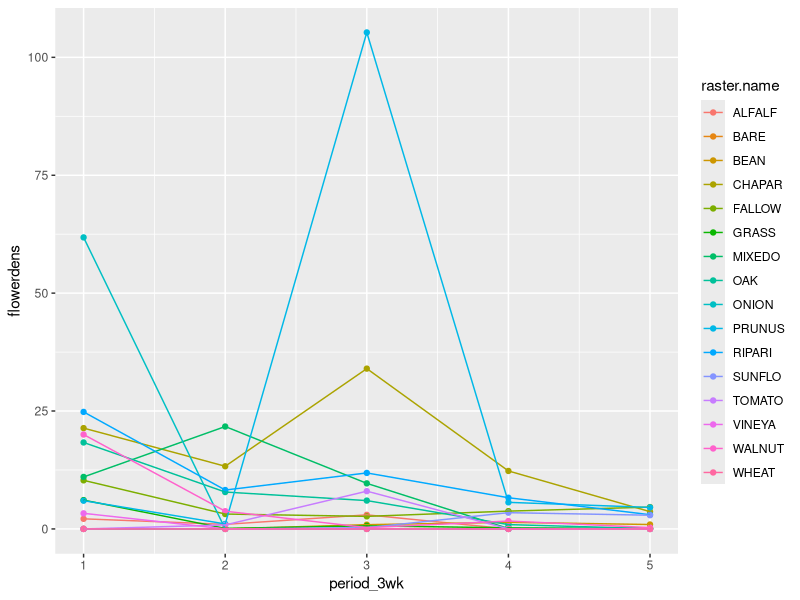
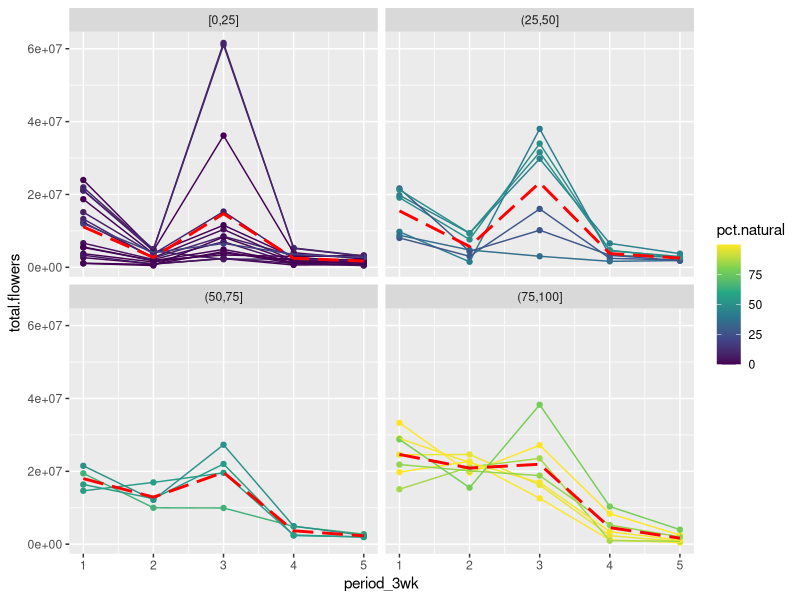
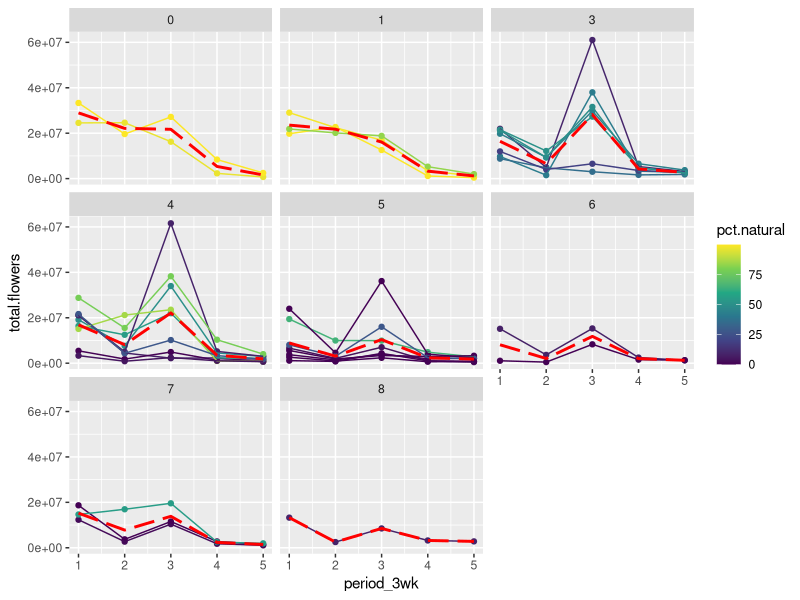
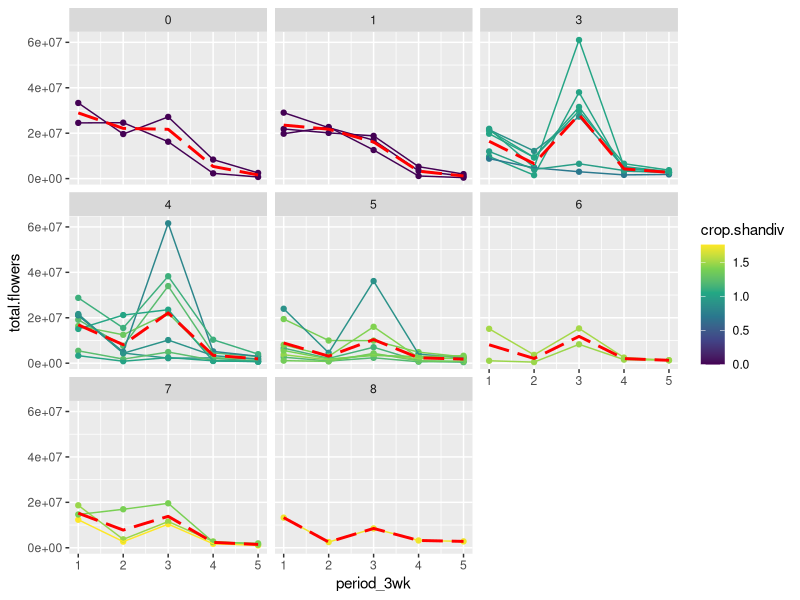
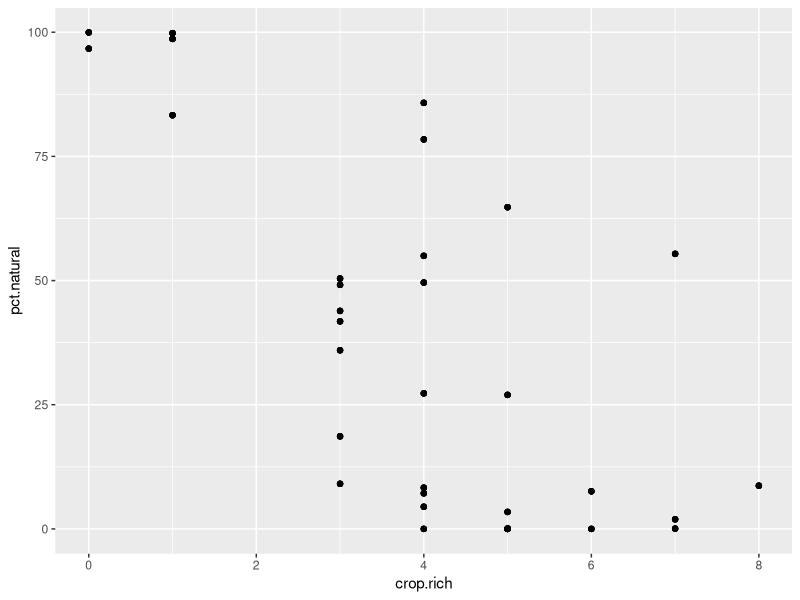
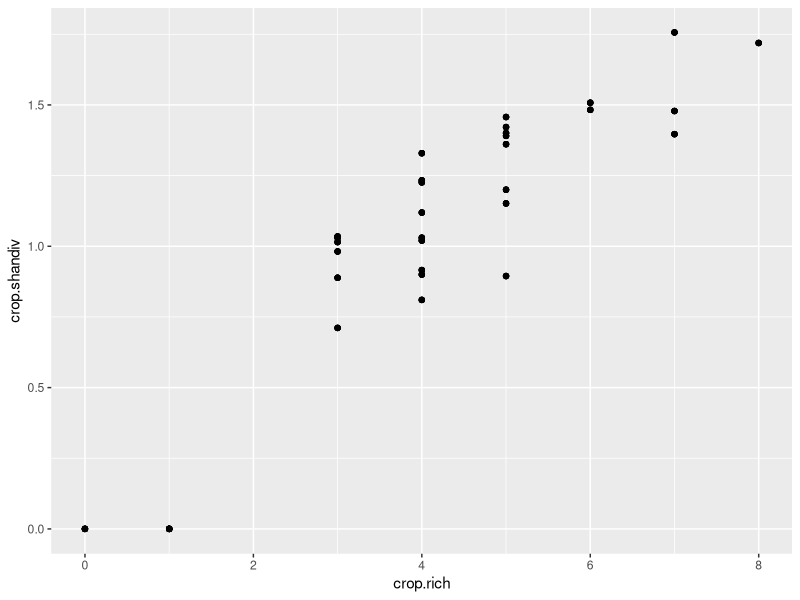
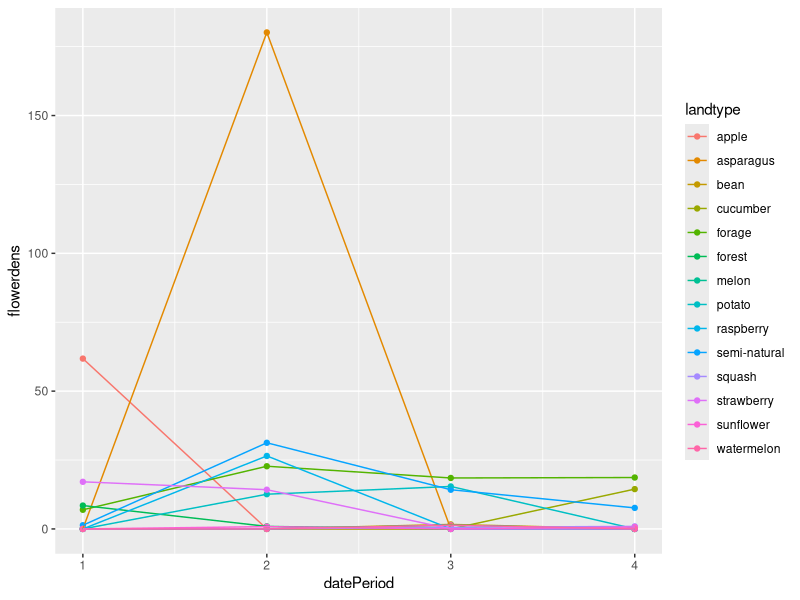
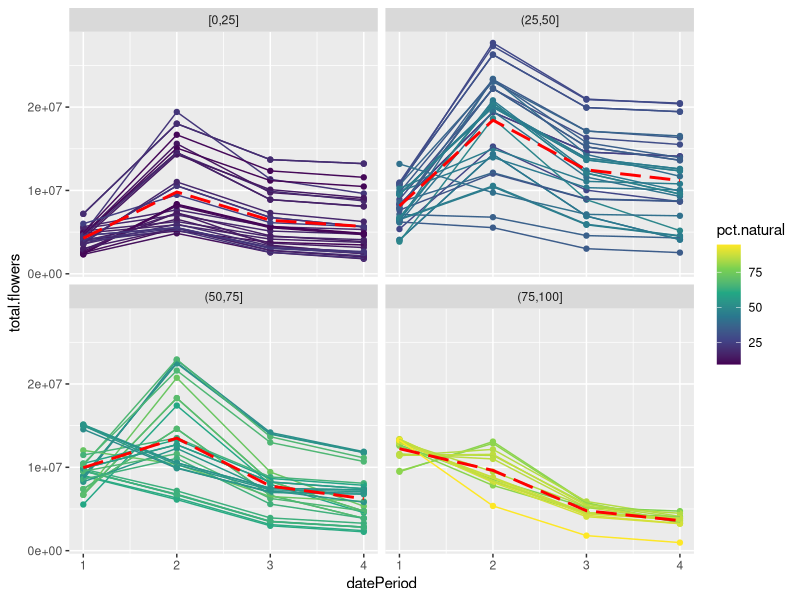

These charts were generated, in order, by the following R code: (Note: this script raises an error after producing the figures.)
## ---- chunk 1
library(tidyverse)

flowerbuf.gf <- read.csv("data/flowerbuf_gf2021.csv")
flowerbuf.hw <- read.csv("data/flowerbuf_hw2025.csv")
lc.iv <- read.csv("data/lcareas_iverson.csv")

flr.gf <- read.csv("data/florlc_gf2021.csv")
flr.hw <- read.csv("data/florlc_hw2025.csv")

lcflr.gf <- read.csv("data/flowerdens_gf2021_v2.csv")
lcflr.iv <- read.csv("data/flowerdens_iverson.csv")
lcflr.hw <- read.csv("data/flowerdens_hw2025_v2.csv")

key.iv <- read.csv("data-raw/Iversonetal/iverson_landcover_codes.csv")
lckey.hw <- read.csv("data/spatial/hw2025_lc_key.csv")

## ---- chunk 2

ggplot(lcflr.hw, aes(period_3wk, flowerdens, color = raster.name)) +
  geom_point() + geom_line()

## ---- chunk 3

buf.hw <- flowerbuf.hw |> filter(buffer == 750)

croparea.hw <- buf.hw |>
  group_by(period_3wk, SITE, landcover.4cat) |>
  summarize(area = sum(area), total.flowers = sum(total.flowers), .groups = "drop") |>
  pivot_wider(id_cols = c(period_3wk, SITE), 
              names_from = landcover.4cat, values_from = c(area, total.flowers)) |>
  mutate(
    total.flowers = total.flowers_crop + total.flowers_natural,
    total.area = area_crop + area_natural,
    pct.natural = 100*area_natural/(750*750*pi),
    pct.nat.intv = cut_width(pct.natural, width = 25, boundary = 0)
  )

croparea.hw.mn <- croparea.hw |> group_by(period_3wk, pct.nat.intv) |>
  summarize(total.flowers = mean(total.flowers), .groups = "drop")

ggplot(croparea.hw, aes(period_3wk, total.flowers)) +
  geom_point(aes(group = SITE, color = pct.natural)) + geom_line(aes(group = SITE, color = pct.natural)) + 
  geom_line(data = croparea.hw.mn, color = "red", lwd = 1, lty = 5) +
  scale_color_viridis_c(option = "viridis") + facet_wrap(~pct.nat.intv)

## ---- chunk 4

croprich.hw <- buf.hw |> rowwise() |>
  mutate(crop = landcover.4cat=="crop" & area > 0) |>
  group_by(period_3wk, SITE) |>
  summarize(total.flowers = sum(total.flowers), crop.rich = sum(crop), 
            .groups = "drop")

croparearich.hw <- croparea.hw |> select(period_3wk, SITE, area_crop, area_natural, pct.natural, total.flowers) |>
  left_join(croprich.hw |> select(period_3wk, SITE, crop.rich), by = c("period_3wk", "SITE"))

croparearich.hw.mn <- croparearich.hw |> group_by(period_3wk, crop.rich) |>
  summarize(total.flowers = mean(total.flowers), .groups = "drop")

ggplot(croparearich.hw, aes(period_3wk, total.flowers)) + 
  geom_point(aes(group = SITE, color = pct.natural)) + geom_line(aes(group = SITE, color = pct.natural)) + 
  geom_line(data = croparearich.hw.mn, color = "red", lwd = 1, lty = 5) +
  facet_wrap(~crop.rich) + scale_color_viridis_c(option = "viridis")
## ---- chunk 5

cropdiv.hw <- croparea.hw |> select(SITE, area_crop) |> distinct() |>
  right_join(buf.hw, by = "SITE") |> filter(landcover.4cat == "crop") |> 
  mutate(P_i = area/area_crop, P_i2 = P_i * log(P_i)) |>
  group_by(period_3wk, SITE) |>
  summarize(crop.shandiv = - sum(P_i2, na.rm = TRUE), .groups = "drop") |>
  right_join(croparearich.hw, by = c("period_3wk", "SITE"))

ggplot(cropdiv.hw, aes(period_3wk, total.flowers)) + 
  geom_point(aes(group = SITE, color = crop.shandiv)) + geom_line(aes(group = SITE, color = crop.shandiv)) +
  geom_line(data = croparearich.hw.mn, color = "red", lwd = 1, lty = 5) + facet_wrap(~crop.rich) +
  scale_color_viridis_c(option = "viridis")

## ---- chunk 6

ggplot(croparearich.hw, aes(crop.rich, pct.natural)) + geom_point()

## ---- chunk 7

ggplot(cropdiv.hw, aes(crop.rich, crop.shandiv)) + geom_point()

## ---- chunk 8

ggplot(lcflr.gf,
       aes(datePeriod, flowerdens, color = landtype)) + geom_point() + geom_line()

## ---- chunk 9

buf.gf <- flowerbuf.gf |> filter(buffer == 750)

croparea.gf <- buf.gf |>
  group_by(datePeriod, transect, crop) |>
  summarize(area = sum(area), total.flowers = sum(total.flowers), .groups = "drop") |>
  pivot_wider(id_cols = c(datePeriod, transect), 
              names_from = crop, values_from = c(area, total.flowers)) |>
  mutate(
    total.flowers = total.flowers_crop + total.flowers_natural,
    total.area = area_crop + area_natural,
    pct.natural = 100*area_natural/(750*750*pi),
    pct.nat.intv = cut_width(pct.natural, width = 25, boundary = 0)
  )

croparea.gf.mn <- croparea.gf |> group_by(datePeriod, pct.nat.intv) |>
  summarize(total.flowers = mean(total.flowers), .groups = "drop")

ggplot(croparea.gf, aes(datePeriod, total.flowers)) +
  geom_point(aes(group = transect, color = pct.natural)) + geom_line(aes(group = transect, color = pct.natural)) + 
  geom_line(data = croparea.gf.mn, color = "red", lwd = 1, lty = 5) +
  scale_color_viridis_c(option = "viridis") + facet_wrap(~pct.nat.intv)


## ---- chunk 10

croprich.gf <- buf.gf |> rowwise() |>
  mutate(crop = crop=="crop" & area > 0) |>
  group_by(datePeriod, transect) |>
  summarize(total.flowers = sum(total.flowers), crop.rich = sum(crop), 
            .groups = "drop")

croparearich.gf <- croparea.gf |> select(datePeriod, transect, area_crop, area_natural, pct.natural, total.flowers) |>
  left_join(croprich.gf |> select(datePeriod, transect, crop.rich), by = c("datePeriod", "transect"))

croparearich.gf.mn <- croparearich.gf |> group_by(datePeriod, crop.rich) |>
  summarize(total.flowers = mean(total.flowers), .groups = "drop")

ggplot(croparearich.gf, aes(datePeriod, total.flowers)) + 
  geom_point(aes(group = transect, color = pct.natural)) + geom_line(aes(group = transect, color = pct.natural)) + 
  geom_line(data = croparearich.gf.mn, color = "red", lwd = 1, lty = 5) +
  facet_wrap(~crop.rich) + scale_color_viridis_c(option = "viridis")

## ---- chunk 11

cropdiv.gf <- croparea.gf |> select(transect, area_crop) |> distinct() |>
  right_join(buf.gf, by = "transect") |> filter(crop == "crop") |> 
  mutate(P_i = area/area_crop, P_i2 = P_i * log(P_i)) |>
  group_by(datePeriod, transect) |>
  summarize(crop.shandiv = - sum(P_i2, na.rm = TRUE), .groups = "drop") |>
  right_join(croparearich.gf, by = c("datePeriod", "transect"))

ggplot(cropdiv.gf, aes(datePeriod, total.flowers)) + 
  geom_point(aes(group = transect, color = crop.shandiv)) + geom_line(aes(group = transect, color = crop.shandiv)) + 
  geom_line(data = croparearich.gf.mn, color = "red", lwd = 1, lty = 5) +
  facet_wrap(~crop.rich) + scale_color_viridis_c(option = "viridis")

## ---- chunk 12

ggplot(croparearich.gf |> 
         separate_wider_delim(transect, delim = ".", names = c("site"), too_many = "drop", cols_remove = FALSE),
       aes(crop.rich, pct.natural, color = site)) + geom_point()

## ---- chunk 13

ggplot(cropdiv.gf |> 
         separate_wider_delim(transect, delim = ".", names = c("site"), too_many = "drop", cols_remove = FALSE),
       aes(crop.rich, crop.shandiv, color = site)) + geom_point()

## ---- chunk 14
#| fig-cap: Flowering curves from Iverson data. Solid vertical lines show extent used for calculating coefficient of variation for entire season; black dotted lines show sampled time points across the full range; orange dashed lines show the truncated points of sampling.
#| fig-width: 6
#| fig-height: 2.5

# ggplot(lcflr.iv |> 
#          pivot_longer(d1:d365, names_to = "julianDay", values_to = "flowers_per_m2") |>
#          mutate(julianDay = as.numeric(gsub("d","",julianDay))),
#        aes(julianDay, flowers_per_m2,
#            group = Floral_resources_landcover, 
#            color = Floral_resources_landcover)) + geom_line() +
#   theme(legend.position = "bottom", 
#         legend.title=element_blank())

ggplot(lcflr.iv |> 
         pivot_longer(d1:d365, names_to = "julianDay", 
                      values_to = "flowers_per_m2") |>
         mutate(julianDay = as.numeric(gsub("d","",julianDay))) |> 
  mutate(date = as.Date(julianDay, origin=as.Date("2015-12-31"))),
       aes(date, flowers_per_m2,
           group = Floral_resources_landcover, 
           color = Floral_resources_landcover)) + geom_line() +
  geom_vline(xintercept = as.Date(c("2016-03-01","2016-09-30"))) +
  geom_vline(xintercept = 
               as.Date(c("2016-04-15","2016-05-15","2016-06-15","2016-07-15","2016-08-15")),
             linetype=5) +
  theme(legend.position = "none")

## ---- chunk 15

buf.iv <- lc.iv |> filter(buffer == "buf750") |>
  pivot_longer(cols = Alfalfa:Plums,
               names_to = "Floral_resources_landcover",
               values_to = "area") |> 
  mutate(Floral_resources_landcover = 
           replace_values(Floral_resources_landcover,
                          "Urban.tree" ~ "Urban tree")) |>
  left_join(lcflr.iv, by = "Floral_resources_landcover") |>
  filter(!is.na(area)) |> 
  pivot_longer(d1:d365, names_to = "julianDay", values_to = "flowers_m2") |>
  mutate(
    total.flowers = area * flowers_m2,
    julianDay = as.numeric(gsub("d","",julianDay))
    ) |> 
  mutate(date = as.Date(julianDay, origin=as.Date("2015-12-31"))) |>
  filter(date >= "2016-03-01" & date <= "2016-09-30")


croparea.iv <- buf.iv |>
  group_by(site, Group, date) |>
  summarize(area = sum(area), total.flowers = sum(total.flowers), .groups = "drop") |>
  pivot_wider(id_cols = c(date, site), 
              names_from = Group, values_from = c(area, total.flowers)) |>
  mutate(
    total.flowers = rowSums(across(total.flowers_Agriculture:total.flowers_Wetland)),
    total.area = rowSums(across(area_Agriculture:area_Wetland)),
    area_natural = area_Forest + area_Wetland + area_Succesional + area_Ditch,
    pct.natural = 100*area_natural/(750*750*pi),
    pct.nat.intv = cut_width(pct.natural, width = 25, boundary = 0)
  )

croparea.iv.sum <- croparea.iv |> select(site, pct.natural, pct.nat.intv) |> distinct()

croparea.iv.mn <- croparea.iv |> group_by(date, pct.nat.intv) |>
  summarize(total.flowers = mean(total.flowers), .groups = "drop")

ggplot(croparea.iv, aes(date, total.flowers)) +
  geom_line(aes(group = site, color = pct.natural)) + 
  geom_line(data = croparea.iv.mn, mapping = aes(date, total.flowers), color = "red", lwd = 1) +
  scale_color_viridis_c(option = "viridis") + facet_wrap(~pct.nat.intv)


## ---- chunk 16

croprich.iv <- buf.iv |> rowwise() |>
  mutate(crop = Group=="Agriculture" & area > 0) |>
  group_by(date, site) |>
  summarize(total.flowers = sum(total.flowers), crop.rich = sum(crop), .groups = "drop")

croparearich.iv <- croparea.iv |> select(date, site, area_Agriculture, area_natural, pct.natural, total.flowers) |>
  rename(area_crop = area_Agriculture) |>
  left_join(croprich.iv |> select(date, site, crop.rich), by = c("date", "site"))

croparearich.iv.mn <- croparearich.iv |> group_by(date, crop.rich) |>
  summarize(total.flowers = mean(total.flowers), .groups = "drop")

ggplot(croparearich.iv, aes(date, total.flowers)) + 
  geom_line(aes(group = site, color = pct.natural)) +
  geom_line(data = croparearich.iv.mn, mapping = aes(date, total.flowers), color = "red", lwd = 0.5, lty = 5) +
  facet_wrap(~crop.rich) + scale_color_viridis_c(option = "viridis")

## ---- chunk 17

cropdiv.iv <- croparea.iv |> select(site, area_Agriculture) |> distinct() |>
  right_join(buf.iv, by = "site") |> filter(Group == "Agriculture") |> 
  mutate(P_i = area/area_Agriculture, P_i2 = P_i * log(P_i)) |>
  group_by(date, site) |>
  summarize(crop.shandiv = - sum(P_i2, na.rm = TRUE), .groups = "drop") |>
  right_join(croparearich.iv, by = c("date", "site"))

ggplot(cropdiv.iv, aes(date, total.flowers)) + 
  geom_line(aes(group = site, color = crop.shandiv)) +
  geom_line(data = croparearich.iv.mn, mapping = aes(date, total.flowers), color = "red", lwd = 0.5, lty = 5) +
  facet_wrap(~crop.rich) + scale_color_viridis_c(option = "viridis")

## ---- chunk 18

buf.iv_5 <-lc.iv |> filter(buffer == "buf750") |>
  pivot_longer(cols = Alfalfa:Plums,
               names_to = "Floral_resources_landcover",
               values_to = "area") |> 
  mutate(Floral_resources_landcover = 
           replace_values(Floral_resources_landcover,
                          "Urban.tree" ~ "Urban tree")) |>
  left_join(lcflr.iv, by = "Floral_resources_landcover") |>
  filter(!is.na(area)) |> 
  pivot_longer(d1:d365, names_to = "julianDay", values_to = "flowers_m2") |>
  mutate(
    total.flowers = area * flowers_m2,
    julianDay = as.numeric(gsub("d","",julianDay))
    ) |> 
  mutate(date = as.Date(julianDay, origin=as.Date("2015-12-31"))) |>
  filter(date %in% c("2016-04-15","2016-05-15","2016-06-15","2016-07-15","2016-08-15"))


croparea.iv_5 <- buf.iv_5 |>
  group_by(site, Group, date) |>
  summarize(area = sum(area), total.flowers = sum(total.flowers), .groups = "drop") |>
  pivot_wider(id_cols = c(date, site), 
              names_from = Group, values_from = c(area, total.flowers)) |>
  mutate(
    total.flowers = rowSums(across(total.flowers_Agriculture:total.flowers_Wetland)),
    total.area = rowSums(across(area_Agriculture:area_Wetland)),
    area_natural = area_Forest + area_Wetland + area_Succesional,
    pct.natural = 100*area_natural/(750*750*pi),
    pct.nat.intv = cut_width(pct.natural, width = 25, boundary = 0)
  )

croparea.iv_5.sum <- croparea.iv_5 |> select(site, pct.natural, pct.nat.intv) |> distinct()

croparea.iv_5.mn <- croparea.iv_5 |> group_by(date, pct.nat.intv) |>
  summarize(total.flowers = mean(total.flowers), .groups = "drop")

ggplot(croparea.iv_5, aes(date, total.flowers)) +
  geom_line(aes(group = site, color = pct.natural)) + 
  geom_line(data = croparea.iv_5.mn, mapping = aes(date, total.flowers), color = "red", lwd = 1) +
  scale_color_viridis_c(option = "viridis") + facet_wrap(~pct.nat.intv)


## ---- chunk 19

croprich.iv_5 <- buf.iv_5 |> rowwise() |>
  mutate(crop = Group=="Agriculture" & area > 0) |>
  group_by(date, site) |>
  summarize(total.flowers = sum(total.flowers), crop.rich = sum(crop), .groups = "drop")

croparearich.iv_5 <- croparea.iv_5 |> select(date, site, area_Agriculture, area_natural, pct.natural, total.flowers) |>
  rename(area_crop = area_Agriculture) |>
  left_join(croprich.iv |> select(date, site, crop.rich), by = c("date", "site"))

croparearich.iv_5.mn <- croparearich.iv_5 |> group_by(date, crop.rich) |>
  summarize(total.flowers = mean(total.flowers), .groups = "drop")

ggplot(croparearich.iv_5, aes(date, total.flowers)) + 
  geom_line(aes(group = site, color = pct.natural)) +
  geom_line(data = croparearich.iv_5.mn, mapping = aes(date, total.flowers), color = "red", lwd = 0.5, lty = 5) +
  facet_wrap(~crop.rich) + scale_color_viridis_c(option = "viridis")

## ---- chunk 20

cropdiv.iv_5 <- croparea.iv_5 |> select(site, area_Agriculture) |> distinct() |>
  right_join(buf.iv, by = "site") |> filter(Group == "Agriculture") |> 
  mutate(P_i = area/area_Agriculture, P_i2 = P_i * log(P_i)) |>
  group_by(date, site) |>
  summarize(crop.shandiv = - sum(P_i2, na.rm = TRUE), .groups = "drop") |>
  right_join(croparearich.iv_5, by = c("date", "site"))

ggplot(cropdiv.iv_5, aes(date, total.flowers)) + 
  geom_line(aes(group = site, color = crop.shandiv)) +
  geom_line(data = croparearich.iv_5.mn, mapping = aes(date, total.flowers), color = "red", lwd = 0.5, lty = 5) +
  facet_wrap(~crop.rich) + scale_color_viridis_c(option = "viridis")

## ---- chunk 21

cropdiv.iv.sum <- cropdiv.iv |> select(site, pct.natural, crop.rich, crop.shandiv) |> 
  distinct() |> 
  separate_wider_delim(site, delim = " ", names = c("farmsite", "farm"),
                       too_many = "merge", cols_remove = FALSE)

# Source - https://stackoverflow.com/q/76810554
# Posted by Lucile Mo', modified by community. See post 'Timeline' for change history
# Retrieved 2026-09-09, License - CC BY-SA 4.0

shapes <- c(0,2, 4, 7, 10, 15, 17, 18)
col_vibrant <- c("#0077BB","#33BBEE","#009988","#EE7733","#CC3311","#EE3377",  "#BBBBBB")

ggplot(cropdiv.iv.sum, aes(crop.rich, pct.natural, color = farm, pch = farm)) + geom_point() +
  scale_colour_manual(values = sample(col_vibrant, 81, replace = TRUE)) +
  scale_shape_manual(values = sample(shapes, 81, replace = TRUE)) +
  theme(legend.position = "none")

## ---- chunk 22

ggplot(cropdiv.iv.sum, aes(crop.rich, crop.shandiv, color = farm, pch = farm)) + geom_point() +
  scale_colour_manual(values = sample(col_vibrant, 81, replace = TRUE)) +
  scale_shape_manual(values = sample(shapes, 81, replace = TRUE)) +
  theme(legend.position = "none")

## ---- chunk 23
#| include: false

# used to be where this

# write.csv(cropdiv.gf, "data/cropdiv_gf2021.csv", row.names = FALSE)
# write.csv(cropdiv.hw, "data/cropdiv_hw2025.csv", row.names = FALSE)
# write.csv(cropdiv.iv, "data/cropdiv_iverson.csv", row.names = FALSE)
# write.csv(cropdiv.iv_5, "data/cropdiv5_iverson.csv", row.names = FALSE)
